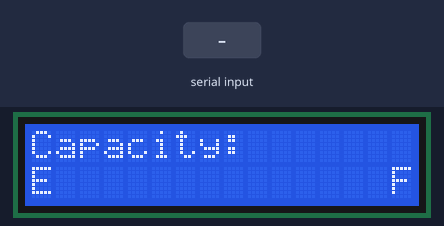
Recording of a sketch running on a simulated Arduino Uno, built with avr-gcc and run on an emulated ATmega328P. Shown: 16×2 character LCD. The test bench sets the inputs (shaded band).

Above: at 3.2 s.
3.3 s: "5\n" received over the second serial link
At 3.4 s:
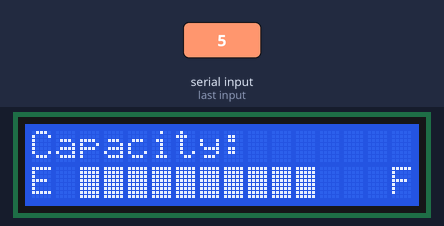
Timing chart, 0 to 6.3 s (numbered marks = the images above; inputs shaded):
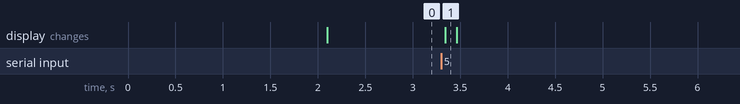

The sketch:

WaterPreeRx.ino
```cpp
#include <Wire.h>
#include <LiquidCrystal_I2C.h>
#include <SoftwareSerial.h>

#define timerout 10000

LiquidCrystal_I2C lcd(0x3F, 16, 2);
SoftwareSerial mySerial(3, 2);

int maxDepth = 30;
int oldBarNum = 0;
int newBarNum = 0;

int num = 0;

String inputString= "";
boolean stringComplete = false;

void setup()
{

	Serial.begin(9600);
	mySerial.begin(38400);

	// initialize the LCD
	lcd.begin();
	lcd.backlight();

	lcd.print("PreeLabs");
	lcd.setCursor(0,1);
	lcd.print("Water Monitor");
	lcd.clear();
	delay(2000);
}

void loop()
{
	printDepth();
	mySerialEvent();
}

int getDepth()
{
	int depth;
	char val;

	if(mySerial.available())
	{
		val = mySerial.read();
		if(val == 's')
		{
			Serial.print("got s");
			depth = mySerial.read();
		//}
		//depth = mySerial.read();
		Serial.print(depth);
		mySerial.write('k');
		}


	depth = map(depth, 0, 30, 0, 12);

	Serial.print("         calcAfter: ");
	Serial.println(depth);

	return depth;
	}
	else
	{
		return 1000;
	}

}

void printDepth()
{
	lcd.setCursor(0,0);
	lcd.print("Capacity:");

	lcd.setCursor(0,1);
	lcd.print('E');

	lcd.setCursor(15,1);
	lcd.print('F');

	if (stringComplete == true)
	{
		stringComplete = false;

		if ((num < 30) && (num > 0))
		{
			num = map(num, 0, 30, 12, 0);
			printBar(num);
			//Serial.println(num);
			oldBarNum = num;
		}


	}


	//Serial.println(getDepth());

	//oldBarNum = getDepth();

	//delay(500);
	//lcd.clear();
}

void printBar(int barNum)
{
	for(int i=0;i<barNum;i++)
	{
		lcd.setCursor((i+2),1);
		lcd.write(255);
	}

	delay(100);

	 if (num != oldBarNum)
	 {
		for(int i=0;i<13;i++)
		{
			lcd.setCursor((i+2),1);
			lcd.print(" ");
		}
	}
}

void mySerialEvent()
{
	if (mySerial.available())
	{
		//Serial.print(mySerial.read());

		char inChar = mySerial.read();

		//Serial.print(inChar);

		inputString += (char)inChar;

		if (inChar == '\n')
		{
			stringComplete = true;
			num = inputString.toInt();
			inputString = "";
			// Serial.print("Rx: ");
			// Serial.println(num);
		}

		//Serial.println("Serial available");
	}
}
```

Measured:
- after the input at 3.3 s, the display: changes at once (image 1)
